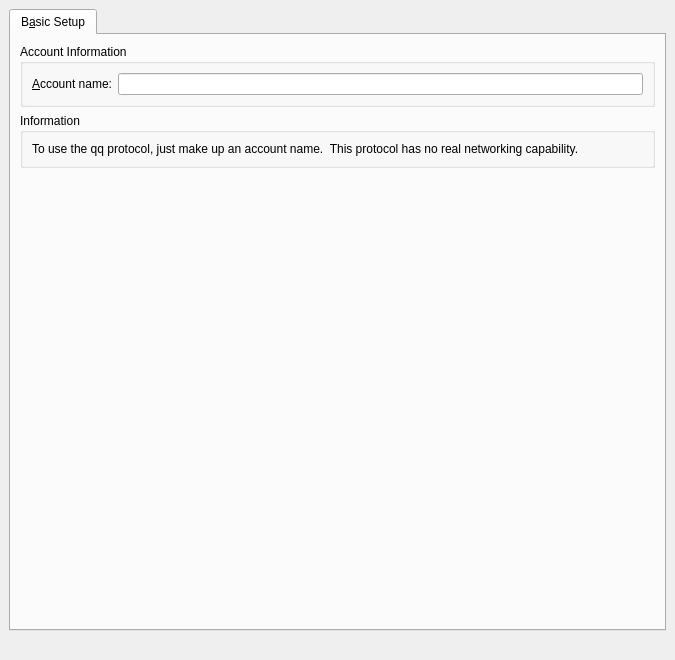
<ui version="4.0" >
 <author></author>
 <comment></comment>
 <exportmacro></exportmacro>
 <class>QQAccountPreferences</class>
 <widget class="QWidget" name="QQAccountPreferences" >
  <property name="geometry" >
   <rect>
    <x>0</x>
    <y>0</y>
    <width>675</width>
    <height>660</height>
   </rect>
  </property>
  <property name="windowTitle" >
   <string>Account Preferences - QQ</string>
  </property>
  <layout class="QVBoxLayout" >
   <property name="margin" >
    <number>9</number>
   </property>
   <property name="spacing" >
    <number>6</number>
   </property>
   <item>
    <widget class="QTabWidget" name="tabWidget11" >
     <widget class="QWidget" name="tab" >
      <attribute name="title" >
       <string>B&amp;asic Setup</string>
      </attribute>
      <layout class="QVBoxLayout" >
       <property name="margin" >
        <number>9</number>
       </property>
       <property name="spacing" >
        <number>6</number>
       </property>
       <item>
        <widget class="QGroupBox" name="groupBox" >
         <property name="title" >
          <string>Account Information</string>
         </property>
         <layout class="QVBoxLayout" >
          <property name="margin" >
           <number>9</number>
          </property>
          <property name="spacing" >
           <number>6</number>
          </property>
          <item>
           <layout class="QHBoxLayout" >
            <property name="margin" >
             <number>0</number>
            </property>
            <property name="spacing" >
             <number>6</number>
            </property>
            <item>
             <widget class="QLabel" name="accountLabel" >
              <property name="toolTip" >
               <string>The account name of your account.</string>
              </property>
              <property name="whatsThis" >
               <string>The account name of your account.</string>
              </property>
              <property name="text" >
               <string>&amp;Account name:</string>
              </property>
              <property name="buddy" >
               <cstring>m_acctName</cstring>
              </property>
             </widget>
            </item>
            <item>
             <widget class="QLineEdit" name="m_acctName" >
              <property name="toolTip" >
               <string>The account name of your account.</string>
              </property>
              <property name="whatsThis" >
               <string>The account name of your account.</string>
              </property>
             </widget>
            </item>
           </layout>
          </item>
         </layout>
        </widget>
       </item>
       <item>
        <widget class="QGroupBox" name="groupBox_2" >
         <property name="title" >
          <string>Information</string>
         </property>
         <layout class="QVBoxLayout" >
          <property name="margin" >
           <number>9</number>
          </property>
          <property name="spacing" >
           <number>6</number>
          </property>
          <item>
           <widget class="QLabel" name="textLabel12" >
            <property name="sizePolicy" >
             <sizepolicy>
              <hsizetype>3</hsizetype>
              <vsizetype>1</vsizetype>
              <horstretch>0</horstretch>
              <verstretch>0</verstretch>
             </sizepolicy>
            </property>
            <property name="text" >
             <string>To use the qq protocol, just make up an account name.  This protocol has no real networking capability.</string>
            </property>
            <property name="alignment" >
             <set>Qt::AlignTop</set>
            </property>
           </widget>
          </item>
         </layout>
        </widget>
       </item>
       <item>
        <spacer>
         <property name="orientation" >
          <enum>Qt::Vertical</enum>
         </property>
         <property name="sizeType" >
          <enum>QSizePolicy::Expanding</enum>
         </property>
         <property name="sizeHint" >
          <size>
           <width>20</width>
           <height>131</height>
          </size>
         </property>
        </spacer>
       </item>
      </layout>
     </widget>
    </widget>
   </item>
   <item>
    <widget class="QLabel" name="labelStatusMessage" >
     <property name="text" >
      <string/>
     </property>
     <property name="alignment" >
      <set>Qt::AlignCenter</set>
     </property>
    </widget>
   </item>
  </layout>
 </widget>
 <layoutdefault spacing="6" margin="11" />
 <pixmapfunction>qPixmapFromMimeSource</pixmapfunction>
 <resources/>
 <connections/>
</ui>
